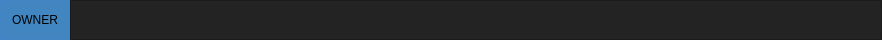
   <widget class="QFrame" name="Top_Bar">
    <property name="geometry">
     <rect>
      <x>0</x>
      <y>0</y>
      <width>882</width>
      <height>40</height>
     </rect>
    </property>
    <property name="maximumSize">
     <size>
      <width>16777215</width>
      <height>40</height>
     </size>
    </property>
    <property name="styleSheet">
     <string notr="true">background-color:rgb(35, 35, 35);</string>
    </property>
    <property name="frameShape">
     <enum>QFrame::NoFrame</enum>
    </property>
    <property name="frameShadow">
     <enum>QFrame::Raised</enum>
    </property>
    <layout class="QHBoxLayout" name="horizontalLayout">
     <property name="spacing">
      <number>0</number>
     </property>
     <property name="leftMargin">
      <number>0</number>
     </property>
     <property name="topMargin">
      <number>0</number>
     </property>
     <property name="rightMargin">
      <number>0</number>
     </property>
     <property name="bottomMargin">
      <number>0</number>
     </property>
     <item>
      <widget class="QFrame" name="frame_toggle">
       <property name="maximumSize">
        <size>
         <width>70</width>
         <height>40</height>
        </size>
       </property>
       <property name="styleSheet">
        <string notr="true">background-color: rgb(85, 170, 255);</string>
       </property>
       <property name="frameShape">
        <enum>QFrame::StyledPanel</enum>
       </property>
       <property name="frameShadow">
        <enum>QFrame::Raised</enum>
       </property>
       <layout class="QVBoxLayout" name="verticalLayout_2">
        <property name="spacing">
         <number>0</number>
        </property>
        <property name="leftMargin">
         <number>0</number>
        </property>
        <property name="topMargin">
         <number>0</number>
        </property>
        <property name="rightMargin">
         <number>0</number>
        </property>
        <property name="bottomMargin">
         <number>0</number>
        </property>
        <item>
         <widget class="QPushButton" name="Btn_Toggle">
          <property name="sizePolicy">
           <sizepolicy hsizetype="Expanding" vsizetype="Expanding">
            <horstretch>0</horstretch>
            <verstretch>0</verstretch>
           </sizepolicy>
          </property>
          <property name="styleSheet">
           <string notr="true">/*background color:rgb(32, 80,96, 100);*/
background-color: rgb(32, 80,96, 100);
border:0px solid;
</string>
          </property>
          <property name="text">
           <string>OWNER</string>
          </property>
         </widget>
        </item>
       </layout>
      </widget>
     </item>
     <item>
      <widget class="QFrame" name="frame_top">
       <property name="frameShape">
        <enum>QFrame::StyledPanel</enum>
       </property>
       <property name="frameShadow">
        <enum>QFrame::Raised</enum>
       </property>
      </widget>
     </item>
    </layout>
   </widget>
